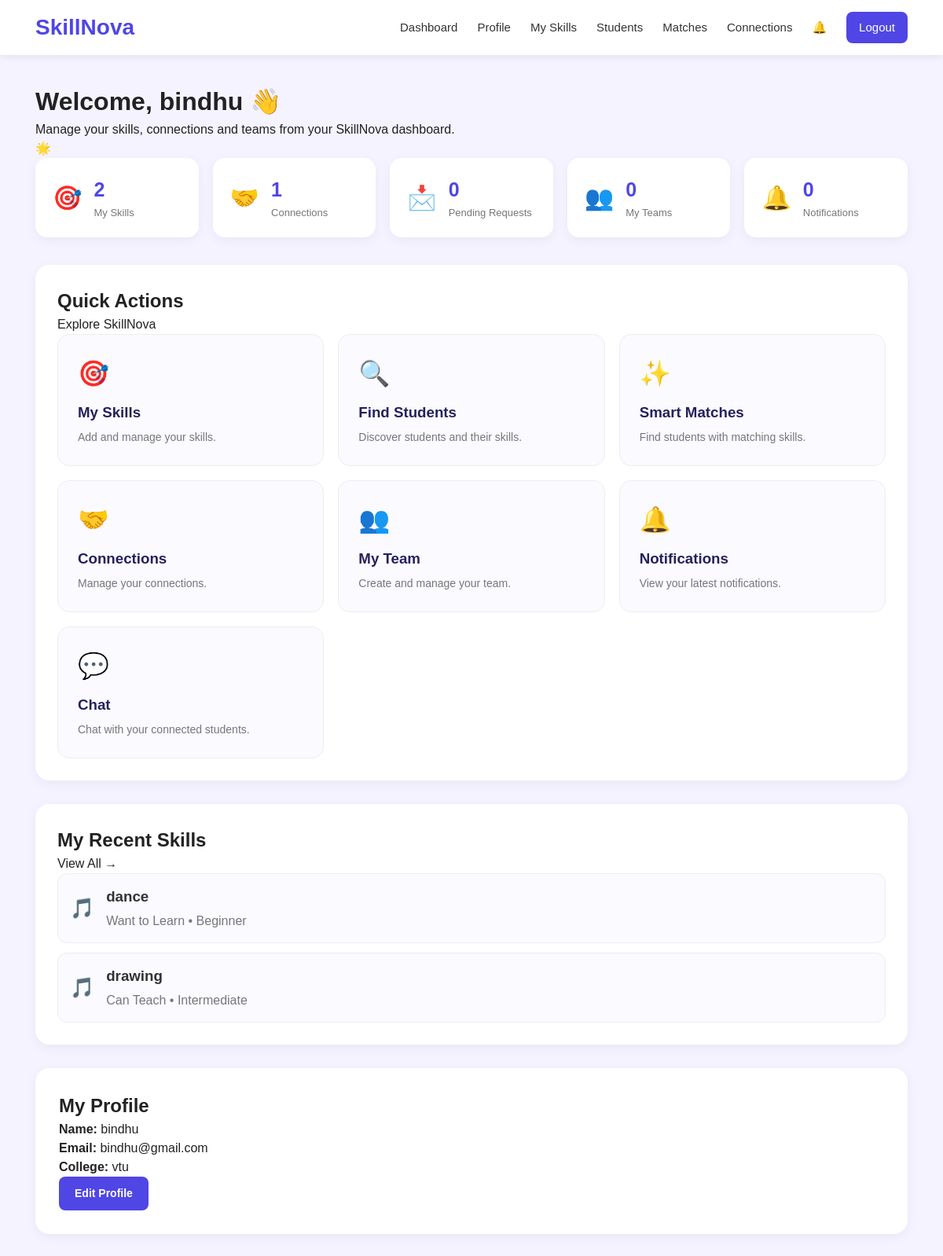
Screenshot of /dashboard (signed in) with the database file from the repository.
### tables this page shows
CREATE TABLE students (
            id INTEGER PRIMARY KEY AUTOINCREMENT,
            full_name TEXT NOT NULL,
            email TEXT UNIQUE NOT NULL,
            password TEXT NOT NULL,
            college TEXT,
            bio TEXT
        );

CREATE TABLE skills (
            id INTEGER PRIMARY KEY AUTOINCREMENT,
            student_id INTEGER,
            skill_name TEXT,
            skill_type TEXT,
            level TEXT
        );

### app.py (the view)
@app.route("/dashboard")
def dashboard():
    if "student_id" not in session:
        return redirect(url_for("login"))
    student_id = session["student_id"]
    conn = get_db()
    student = conn.execute("""
        SELECT *
        FROM students
        WHERE id = ?
    """, (student_id,)).fetchone()
    if not student:
        conn.close()
        session.clear()
        return redirect(url_for("login"))
    skills = conn.execute("""
        SELECT *
        FROM skills
        WHERE student_id = ?
        ORDER BY id DESC
    """, (student_id,)).fetchall()
    connection_count = conn.execute("""
        SELECT COUNT(*) AS count
        FROM connections
        WHERE
        (sender_id = ? OR receiver_id = ?)
        AND status = 'Accepted'
    """, (
        student_id,
        student_id
    )).fetchone()["count"]
    pending_count = conn.execute("""
        SELECT COUNT(*) AS count
        FROM connections
        WHERE receiver_id = ?
        AND status = 'Pending'
    """, (student_id,)).fetchone()["count"]
    team_count = conn.execute("""
        SELECT COUNT(DISTINCT team_id) AS count
        FROM team_members
        WHERE student_id = ?
    """, (student_id,)).fetchone()["count"]
    notification_count = conn.execute("""
        SELECT COUNT(*) AS count
        FROM notifications
        WHERE student_id = ?
        AND is_read = 0
    """, (student_id,)).fetchone()["count"]
    conn.close()
    return render_template(
        "dashboard.html",
        student=student,
        skills=skills,
        skill_count=len(skills),
        connection_count=connection_count,
        pending_count=pending_count,
        team_count=team_count,
        notification_count=notification_count
    )

### app.py (called while the page is built)
def get_db():
    conn = sqlite3.connect(DATABASE)
    conn.row_factory = sqlite3.Row
    return conn

### templates/dashboard.html (shortened to what this page needs)
{% extends "base.html" %}
{% block content %}
<div class="dashboard-container">
    <div class="welcome-card">
        <div>
            <h1>
                Welcome, {{ student['full_name'] }} 👋
            </h1>
            <p>
                Manage your skills, connections and teams
                from your SkillNova dashboard.
            </p>
        </div>
        <div class="welcome-icon">
            🌟
        </div>
    </div>
    <div class="stats-grid">
        <div class="stat-card">
            <div class="stat-icon">
                🎯
            </div>
            <div>
                <h3>{{ skill_count }}</h3>
                <p>My Skills</p>
            </div>
        </div>
        <div class="stat-card">
            <div class="stat-icon">
                🤝
            </div>
            <div>
                <h3>{{ connection_count }}</h3>
                <p>Connections</p>
            </div>
        </div>
        <div class="stat-card">
            <div class="stat-icon">
                📩
            </div>
            <div>
                <h3>{{ pending_count }}</h3>
                <p>Pending Requests</p>
            </div>
        </div>
        <div class="stat-card">
            <div class="stat-icon">
                👥
            </div>
            <div>
                <h3>{{ team_count }}</h3>
                <p>My Teams</p>
            </div>
        </div>
        <div class="stat-card">
            <div class="stat-icon">
                🔔
            </div>
            <div>
                <h3>{{ notification_count }}</h3>
                <p>Notifications</p>
            </div>
        </div>
    </div>
    <div class="dashboard-section">
        <div class="section-title">
            <h2>Quick Actions</h2>
            <p>
                Explore SkillNova
            </p>
        </div>
        <div class="action-grid">
            <a href="/skills" class="action-card">
                <span>🎯</span>
                <h3>My Skills</h3>
                <p>
                    Add and manage your skills.
                </p>
            </a>
            <a href="/students" class="action-card">
                <span>🔍</span>
                <h3>Find Students</h3>
                <p>
                    Discover students and their skills.
                </p>
            </a>
            <a href="/matches" class="action-card">
                <span>✨</span>
                <h3>Smart Matches</h3>
                <p>
                    Find students with matching skills.
                </p>
            </a>
            <a href="/connections" class="action-card">
                <span>🤝</span>
                <h3>Connections</h3>
                <p>
                    Manage your connections.
                </p>
            </a>
            <a href="/team" class="action-card">
                <span>👥</span>
                <h3>My Team</h3>
                <p>
                    Create and manage your team.
                </p>
            </a>
            <a href="/notifications" class="action-card">
                <span>🔔</span>
                <h3>Notifications</h3>
                <p>
                    View your latest notifications.
                </p>
            </a>
            <a href="/connections" class="action-card">
                <span>💬</span>
                <h3>Chat</h3>
                <p>
                    Chat with your connected students.
                </p>
            </a>
        </div>
    </div>
    <div class="dashboard-section">
        <div class="section-title">
            <h2>My Recent Skills</h2>
            <a href="/skills">
                View All →
            </a>
        </div>
        {% if skills %}
        <div class="skill-list">
            {% for skill in skills[:5] %}
            <div class="skill-item">
                <div class="skill-icon">
                    🎵
                </div>
                <div>
                    <h3>
                        {{ skill['skill_name'] }}
                    </h3>
                    <p>
                        {{ skill['skill_type'] }}
                        •
                        {{ skill['level'] }}
                    </p>
                </div>
            </div>
            {% endfor %}
        </div>
        {% endif %}
    </div>
    <div class="dashboard-section profile-card">
        <div>
            <h2>My Profile</h2>
            <p>
                <strong>Name:</strong>
                {{ student['full_name'] }}
            </p>
            <p>
                <strong>Email:</strong>
                {{ student['email'] }}
            </p>
            <p>
                <strong>College:</strong>
                {{ student['college'] or 'Not added' }}
            </p>
        </div>
        <a href="/profile" class="primary-btn">
            Edit Profile
        </a>
    </div>
</div>
{% endblock %}

### templates/base.html (shortened to what this page needs)
<!DOCTYPE html>
<html lang="en">
<head>
    <link rel="stylesheet"
          href="{{ url_for('static', filename='css/style.css') }}">
</head>
<body>
<nav class="navbar">
    <div class="logo">
        <a href="/dashboard">SkillNova</a>
    </div>
    <div class="nav-links">
        <a href="/dashboard">Dashboard</a>
        <a href="/profile">Profile</a>
        <a href="/skills">My Skills</a>
        <a href="/students">Students</a>
        <a href="/matches">Matches</a>
        <a href="/connections">Connections</a>
        <a href="/notifications">🔔</a>
        <a href="/logout" class="logout-link">
            Logout
        </a>
    </div>
</nav>
<main class="main-content">
    {% block content %}
    {% endblock %}
</main>
</body>
</html>

### static/css/style.css (style rules this page uses)
* { margin: 0; padding: 0; box-sizing: border-box; }
html { scroll-behavior: smooth; }
body { font-family: Arial, Helvetica, sans-serif; background: #f5f3ff; color: #222; line-height: 1.5; }
a { text-decoration: none; color: inherit; }
.primary-btn, .dashboard-btn { display: inline-block; background: #4f46e5; color: #ffffff; padding: 11px 20px; border: none; border-radius: 8px; font-size: 14px; font-weight: bold; transition: 0.2s ease; }
.navbar { width: 100%; min-height: 70px; background: #ffffff; display: flex; align-items: center; justify-content: space-between; padding: 0 45px; box-shadow: 0 2px 10px rgba(0, 0, 0, 0.08); position: sticky; top: 0; z-index: 1000; }
.logo a { font-size: 28px; font-weight: bold; color: #4f46e5; }
.nav-links { display: flex; align-items: center; gap: 25px; }
.nav-links a { color: #333333; font-size: 15px; font-weight: 500; transition: 0.2s ease; }
.logout-link { padding: 9px 16px; background: #4f46e5; color: #ffffff !important; border-radius: 8px; }
.main-content { width: 100%; min-height: calc(100vh - 70px); padding: 35px 45px; }
.dashboard-container { width: 100%; max-width: 1200px; margin: 0 auto; }
.stats-grid { display: grid; grid-template-columns: repeat(5, 1fr); gap: 18px; margin-bottom: 35px; }
.stat-card { background: #ffffff; padding: 22px; border-radius: 15px; display: flex; align-items: center; gap: 15px; box-shadow: 0 4px 15px rgba(0, 0, 0, 0.05); transition: 0.2s ease; }
.stat-icon { font-size: 30px; }
.stat-card h3 { font-size: 25px; color: #4f46e5; }
.stat-card p { color: #777777; font-size: 13px; }
.dashboard-section { background: #ffffff; padding: 28px; border-radius: 18px; margin-bottom: 30px; box-shadow: 0 4px 15px rgba(0, 0, 0, 0.05); }
.action-grid { display: grid; grid-template-columns: repeat(3, 1fr); gap: 18px; }
.action-card { display: block; padding: 25px; border: 1px solid #eeeeee; border-radius: 15px; background: #fafaff; transition: 0.2s ease; color: #222222; }
.action-card span { font-size: 32px; }
.action-card h3 { margin-top: 12px; margin-bottom: 7px; color: #25215c; }
.action-card p { color: #777777; font-size: 14px; }
.skill-list { display: flex; flex-direction: column; gap: 12px; }
.skill-item { display: flex; align-items: center; gap: 15px; padding: 15px; border: 1px solid #eeeeee; border-radius: 12px; background: #fafaff; }
.skill-icon { font-size: 25px; }
.skill-item h3 { color: #333333; }
.skill-item p { color: #777777; margin-top: 5px; }
.profile-card { background: #ffffff; border-radius: 20px; padding: 35px; box-shadow: 0 5px 20px rgba(0, 0, 0, 0.06); }
.profile-card { background: #ffffff; padding: 30px; border-radius: 18px; box-shadow: 0 4px 15px rgba(0, 0, 0, 0.05); }

### rows the page displays
students: full_name "bindhu", email "bindhu@gmail.com", college "vtu"
skills: skill_name "dance", skill_type "Want to Learn", level "Beginner"
skills: skill_name "drawing", skill_type "Can Teach", level "Intermediate"

### other values shown
{{ skill_count }} "2"
{{ connection_count }} "1"
{{ pending_count }} "0"
{{ team_count }} "0"
{{ notification_count }} "0"
